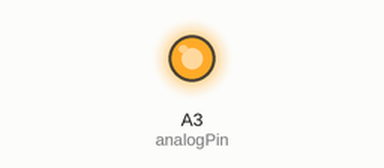
The sketch below on a simulated Arduino Uno, built with avr-gcc and run on an emulated ATmega328P. Shown: output pins drawn as LEDs (lit = HIGH).

Above: at 0.1 s.
Timing chart, 0 to 1.6 s (numbered marks = the images above):
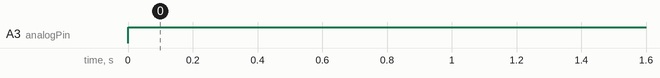

Measured:
- by itself, A3 (analogPin): LOW → HIGH at 0.00 s

The sketch:

ventilador.ino
```cpp
int analogPin = A3;
void setup() {
  // initialize digital pin 13 as an output.
  pinMode(analogPin, OUTPUT);
}

// the loop function runs over and over again forever
void loop() {
  //digitalWrite(13, HIGH);   // turn the LED on (HIGH is the voltage level)
  digitalWrite(analogPin, HIGH);  //analogWrite values from 0 to 255
}
```
